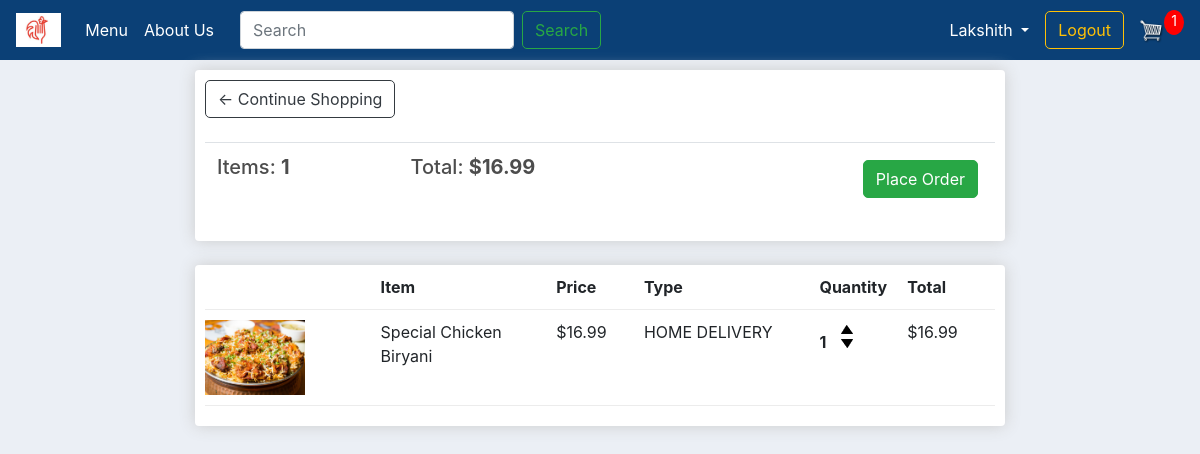
/cart/ (signed in), run on an earlier commit of the app's database.
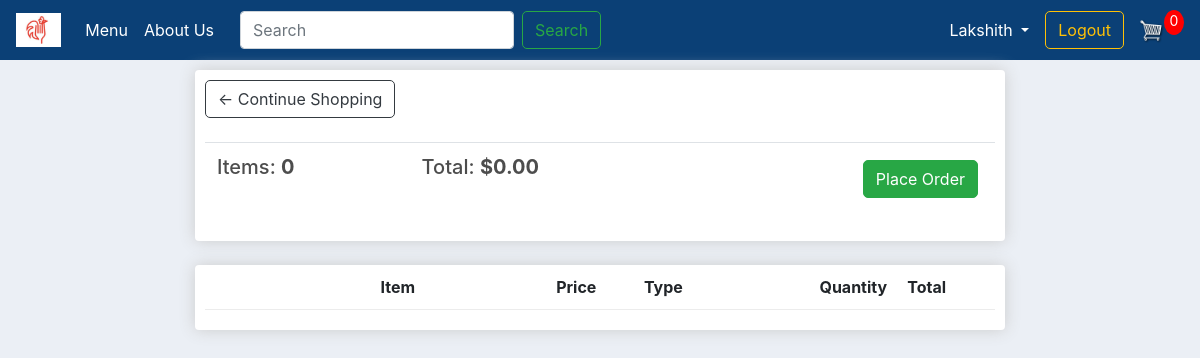
And on a later commit of the database.
### store/models.py (models this page shows, shortened)
class Order(models.Model):
    STATUS = (
        ('Pending', 'Pending'),
        ('Delivered', 'Delivered'),
    )
    customer = models.ForeignKey(Customer, on_delete=models.SET_NULL, blank=True, null=True)
    date_ordered = models.DateTimeField(auto_now_add=True)
    complete = models.BooleanField(default=False, null=True, blank=False)
    transaction_id = models.CharField(max_length=200, null=True)
    status = models.CharField(max_length=200, null=True, choices=STATUS, default=STATUS[0][0])
    @property
    def get_cart_total(self):
        orderitems = self.orderitem_set.all()
        total = sum([item.get_total for item in orderitems])
        return total
    @property
    def get_cart_items(self):
        orderitems = self.orderitem_set.all()
        total = sum([item.quantity for item in orderitems])
        return total

class OrderItem(models.Model):
    ORDER_TYPE = (
        ('HOME DELIVERY', 'HOME DELIVERY'),
        ('DINE IN', 'DINE IN'),
    )
    item = models.ForeignKey(Item, on_delete=models.SET_NULL, null=True)
    order = models.ForeignKey(Order, on_delete=models.SET_NULL, blank=True, null=True)
    quantity = models.IntegerField(default=0, null=True, blank=True)
    order_type = models.CharField(max_length=100, null=True, blank=True, choices=ORDER_TYPE, default=ORDER_TYPE[0][0])
    date_added = models.DateTimeField(auto_now_add=True)
    @property
    def get_total(self):
        total = self.item.price * self.quantity
        return total

class Item(models.Model):
    CATEGORY = (
        ('VEG', 'VEG'),
        ('NON-VEG', 'NON-VEG'),
        ('SNACKS', 'SNACKS'),
    )
    AVA = (
        ('Yes', 'Yes'),
        ('No', 'No'),
    )
    name = models.CharField(max_length=200, null=True)
    price = models.DecimalField(null=True, max_digits=10, decimal_places=2)
    category = models.CharField(max_length=200, null=True, choices=CATEGORY)
    description = models.CharField(max_length=500, null=True)
    image = models.ImageField(null=True, blank=True)
    available = models.CharField(max_length=200, null=True, choices=AVA, default=AVA[0][0])
    @property
    def imageURL(self):
        try:
            url = self.image.url
        except:
            url = ''
        return url

### store/views.py (the view)
# urls.py: path('cart/', views.cart, name="cart"),
@login_required(login_url='login')
def cart(request):
    if request.user.is_authenticated:
        customer = request.user.customer
        order, created = Order.objects.get_or_create(customer=customer, complete=False)
        items = order.orderitem_set.all()
        cartItems = order.get_cart_items
    else:
        order = {'get_cart_total': 0, 'get_cart_items': 0, 'order_type': False}
        items = []
        cartItems = order['get_cart_items']
    context = {'items': items, 'order': order, 'cartItems': cartItems}
    return render(request, 'stores/cart.html', context)

### store/templates/stores/cart.html (shortened to what this page needs)
{% extends 'stores/main.html' %}
{% load static %}
{% block content %}
    <div class="row">
        <div class="col-lg-12">
            <div class="box-element">
                <a class="btn btn-outline-dark" href="{% url 'menu' %}">&#x2190; Continue Shopping</a>
                <br>
                <br>
                <table class="table">
                    <tr>
                        <th><h5>Items: <strong>{{ order.get_cart_items }}</strong></h5></th>
                        <th><h5>Total: <strong>${{ order.get_cart_total|floatformat:2 }}</strong></h5></th>
                        <th>
                            <a style="float: right; margin:5px" class="btn btn-success" href="{% url 'checkout' %}">Place Order</a>
                        </th>
                    </tr>
                </table>
            </div>
            <br>
            <div class="box-element">
                <div class="cart-row">
                    <div style="flex: 2"><strong>Item</strong></div>
                    <div style="flex: 1"><strong>Price</strong></div>
                    <div style="flex: 2"><strong>Type</strong></div>
                    <div style="flex: 1"><strong>Quantity</strong></div>
                    <div style="flex: 1"><strong>Total</strong></div>
                </div>
                {% for item in items %}
                    <div class="cart-row">
                        <div style="flex:2"><img class="row-image" src="{{ item.item.imageURL }}"></div>
                        <div style="flex:2"><p>{{ item.item.name }}</p></div>
                        <div style="flex:1"><p>${{ item.item.price|floatformat:2 }}</p></div>
                        <div style="flex:2"><p>{{ item.order_type }}</p></div>
                        <div style="flex:1">
                            <p class="quantity">{{ item.quantity }}</p>
                            <div class="quantity">
                                <img data-product="{{ item.item.id }}" data-action="add"
                                     class="chg-quantity update-cart" src="{% static  'images/arrow-up.png' %}">
                                <img data-product="{{ item.item.id }}" data-action="remove"
                                     class="chg-quantity update-cart" src="{% static  'images/arrow-down.png' %}">
                            </div>
                        </div>
                        <div style="flex:1"><p>${{ item.get_total|floatformat:2 }}</p></div>
                    </div>
                {% endfor %}
            </div>
        </div>
    </div>
{% endblock content %}

### store/templates/stores/nav.html (shortened to what this page needs)
{% load static %}
<nav class="navbar navbar-expand-lg navbar-dark bg-dark">
    <a class="navbar-brand" href="{% url 'menu' %}"><img height="34px" src="{% static 'images/logo.jpg' %}"
                                                         alt="Biryani Walla"></a>
    <div class="collapse navbar-collapse" id="navbarSupportedContent">
        <ul class="navbar-nav mr-auto">
            <li class="nav-item active">
                <a class="nav-link" href="{% url 'menu' %}">Menu <span class="sr-only">(current)</span></a>
            </li>
            <li class="nav-item active">
                <a class="nav-link" href="{% url 'about' %}">About Us <span class="sr-only">(current)</span></a>
            </li>
            <form class="form-inline my-2 my-lg-0" action="{% url 'search' %}">
                <input name="query" id="search-input" class="form-control mr-sm-2" type="search" placeholder="Search"
                       aria-label="Search">
                <button class="btn btn-outline-success" type="submit">Search</button>
            </form>
        </ul>
        <div class="form-inline my-2 my-lg-0">
            {% if request.user.is_authenticated %}
                <li class="nav-item dropdown form-inline">
                    <a class="nav-link dropdown-toggle" href="#" id="text-now" data-toggle="dropdown"
                       aria-haspopup="true" aria-expanded="false" style="color: white">
                        {{ request.user }}
                    </a>
                </li>
            {% endif %}
            {% if request.user.is_authenticated %}
                <a href="{% url 'logout' %}" class="btn btn-outline-warning">Logout</a>
            {% endif %}
            <a href="{% url 'cart' %}">
                <img id="cart-icon" alt="cart" src="{% static 'images/cart.png' %}">
            </a>
            <p id="cart-total">{{ cartItems }}</p>
        </div>
    </div>
</nav>

What changed in the data, as far as the page shows it:
no longer on this page (row edited): Order: get_cart_items "1", get_cart_total "16.99"
removed OrderItem: item.imageURL (picture), item.name "Special Chicken Biryani", item.price "16.99", order_type "HOME DELIVERY", quantity "1", get_total "16.99"
added Order: get_cart_items "0", get_cart_total "0.00"
Also different on the page:
{{ cartItems }}: "1" → "0"
